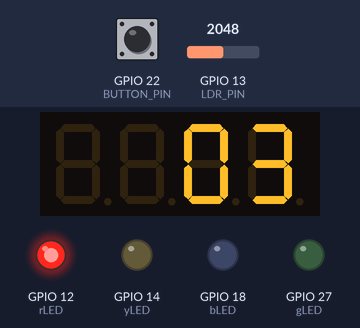
The program below on a simulated ESP32. On the bench: 4-digit seven-segment display, output pins drawn as LEDs (lit = HIGH). The test bench sets the inputs (shaded band); at power-on: GPIO 22 (BUTTON_PIN) HIGH, GPIO 13 (LDR_PIN) = 2048. What the program prints to the serial monitor is not drawn.

Above: at 1.6 s.
1.7 s: GPIO 22 (BUTTON_PIN) pulled LOW for 0.15 s
At 2.7 s:
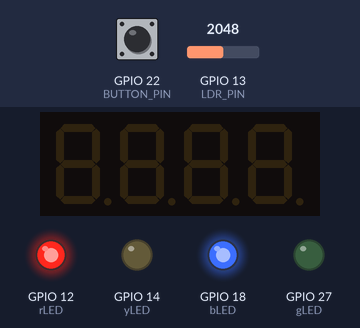
3.3 s: GPIO 22 (BUTTON_PIN) pulled LOW for 1 s
At 5.8 s:
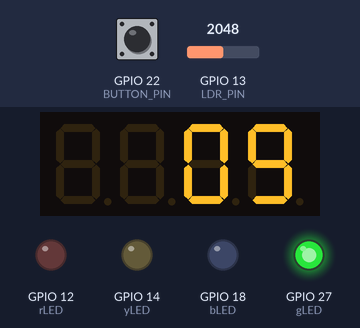
7.3 s: GPIO 13 (LDR_PIN) set to 554
10.3 s: GPIO 13 (LDR_PIN) set to 454
At 10.8 s:
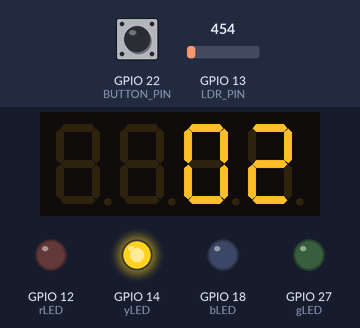
11.8 s: GPIO 22 (BUTTON_PIN) pulled LOW for 0.15 s
At 13.0 s:
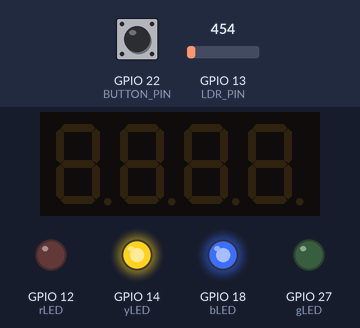
13.4 s: GPIO 22 (BUTTON_PIN) pulled LOW for 3.2 s
At 14.3 s:
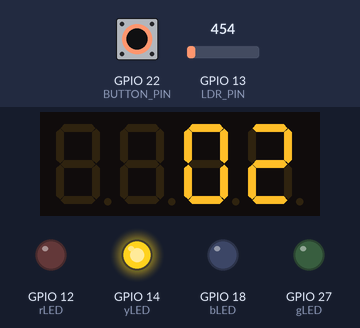
Timing chart, 0 to 20.6 s (numbered marks = the images above; inputs shaded):
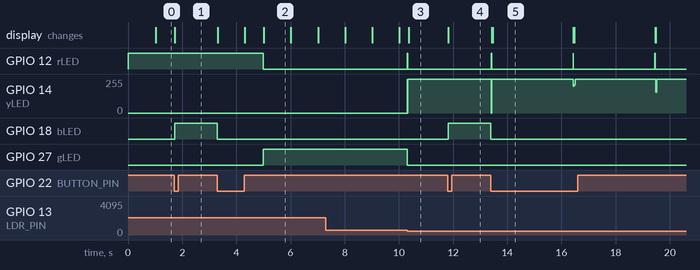

Measured:
- the behaviour switches between 500 and 499 on GPIO 13 (LDR_PIN) (found by bisection; images 2 and 3)
- after the input at 1.7 s, GPIO 18 (bLED): LOW → HIGH at once
- after the input at 3.3 s, GPIO 12 (rLED): HIGH → LOW after 1.7 s; GPIO 18 (bLED): HIGH → LOW at once; GPIO 27 (gLED): LOW → HIGH after 1.7 s; the display: first changes at once (image 2 shows a later state)
- after the input at 10.3 s, GPIO 12 (rLED): LOW → HIGH at once, → LOW 0.02 s later; GPIO 14 (yLED): 0/255 → 255/255 at once; GPIO 27 (gLED): HIGH → LOW at once; the display: changes after 0.06 s (image 3)
- after the input at 11.8 s, GPIO 12 (rLED): stays LOW (without the input it goes to HIGH after 1.5 s); GPIO 14 (yLED): stays 255/255 (without the input it goes to 199/255 after 1.5 s); GPIO 18 (bLED): LOW → HIGH at once; the display: changes at once (image 4)
- after the input at 13.4 s, GPIO 12 (rLED): alternates HIGH for 0.02 s and LOW for 3.0 s, starting at once; GPIO 18 (bLED): HIGH → LOW at once; the display: first changes at once (image 5 shows a later state)

The program:

main.cpp
```cpp
#include <Arduino.h>
#include <TM1637Display.h>

//Pin
#define rLED  12
#define yLED  14
#define gLED  27
#define bLED  18

#define CLK   5
#define DIO   21

//1000 ms = 1 seconds
#define rTIME  5000   //5 seconds
#define yTIME  3000
#define gTIME  10000

// Chân analog kết nối với LDR
#define LDR_PIN 13
// Chân kết nối với nút nhấn
#define BUTTON_PIN 22

ulong currentMiliseconds = 0;
ulong ledTimeStart = 0;
ulong nextTimeTotal = 0;
int currentLED = rLED;
int tmCounter = rTIME / 1000;
ulong counterTime = 0;

TM1637Display display(CLK, DIO);

bool ldrActivated = false;
bool systemActive = true; // Trạng thái hệ thống ban đầu là hoạt động
bool IsReady(ulong &ulTimer, uint32_t milisecond);
void NonBlocking_Traffic_Light_TM1637();
void checkLDRAndSwitchToYellow();
void checkButtonAndToggleSystem();
void setup() {
  // put your setup code here, to run once:
  // Khởi tạo giao tiếp serial với tốc độ baud 115200
  Serial.begin(115200);
  // Cấu hình các chân đèn LED làm ngõ ra
  pinMode(rLED, OUTPUT);
  pinMode(yLED, OUTPUT);
  pinMode(gLED, OUTPUT);
  pinMode(bLED, OUTPUT);

// Cấu hình nút nhấn là ngõ vào với điện trở kéo lên
  pinMode(BUTTON_PIN, INPUT_PULLUP);

  // Đặt trạng thái ban đầu của các đèn LED
  digitalWrite(yLED, LOW);
  digitalWrite(gLED, LOW);
  digitalWrite(rLED, HIGH);  // Bắt đầu với đèn LED đỏ bật
  digitalWrite(bLED, LOW); // Mặc định đèn xanh dương tắt

  currentLED = rLED;
  nextTimeTotal += rTIME;
  // Khởi tạo màn hình TM1637 với mức độ sáng 7 (độ sáng tối đa)
  display.setBrightness(7);

  // Hiển thị giá trị đếm ngược ban đầu trên màn hình
  tmCounter = (rTIME / 1000) - 1; // Thời gian đèn đỏ tính bằng giây trừ đi 1
  display.showNumberDec(tmCounter--, true, 2, 2);

  // In thông báo khởi động lên màn hình serial
  Serial.println("== START ==>");
  Serial.print("1. RED    => GREEN  ");
  Serial.print(nextTimeTotal / 1000);
  Serial.println(" (ms)");
}
void loop() {
  // put your main code here, to run repeatedly:
  checkButtonAndToggleSystem(); // Kiểm tra trạng thái nút nhấn và thay đổi trạng thái hệ thống nếu cần

  if (systemActive) { // Chỉ chạy các hàm khi hệ thống đang hoạt động
    currentMiliseconds = millis();
    checkLDRAndSwitchToYellow();
    NonBlocking_Traffic_Light_TM1637();
  }
}
void checkButtonAndToggleSystem() {
  static bool buttonPressed = false; // Trạng thái của nút nhấn (đã nhấn chưa)
  int buttonState = digitalRead(BUTTON_PIN); // Đọc trạng thái nút nhấn

  if (buttonState == LOW && !buttonPressed) { // Nút nhấn được nhấn xuống
    buttonPressed = true; // Đánh dấu đã nhấn nút
    systemActive = !systemActive; // Thay đổi trạng thái hệ thống (bật/tắt)

    if (!systemActive) { // Nếu hệ thống bị tắt
      display.clear(); // Tắt màn hình LED
      digitalWrite(bLED, HIGH); // Bật đèn xanh dương
      Serial.println("Hệ thống đã tắt.");
    } else {
      digitalWrite(bLED, LOW);// Tắt đèn xanh dương
      Serial.println("Hệ thống đã bật.");
    }
  } else if (buttonState == HIGH) { // Nút nhấn được nhả ra
    buttonPressed = false; // Đặt lại trạng thái nút nhấn
  }
}
void checkLDRAndSwitchToYellow() {
  int ldrValue = analogRead(LDR_PIN); // Đọc giá trị từ LDR
  Serial.print("LDR Value: "); Serial.println(ldrValue);

  if (ldrValue < 500) { // Nếu ánh sáng yếu (giá trị LDR thấp)
    // Chuyển ngay sang đèn vàng
    digitalWrite(currentLED, LOW); // Tắt đèn hiện tại
    digitalWrite(yLED, HIGH); // Bật đèn vàng
    currentLED = yLED;
    tmCounter = (yTIME / 1000) - 1; // Đặt lại bộ đếm ngược cho đèn vàng
    nextTimeTotal = currentMiliseconds + yTIME;
    counterTime = currentMiliseconds;
    display.showNumberDec(tmCounter--, true, 2, 2);
    Serial.println("Trời tối, chuyển sang đèn vàng.");
  }
}
bool IsReady(ulong &ulTimer, uint32_t milisecond)
{
  if (currentMiliseconds - ulTimer < milisecond) return false;
  ulTimer = currentMiliseconds;
  return true;
}
// void NonBlocking_Traffic_Light(){
//   switch (currentLED) {
//     case rLED: // Đèn đỏ: 5 giây
//       if (IsReady(ledTimeStart, rTIME)) {
//         digitalWrite(rLED, LOW);
//         digitalWrite(gLED, HIGH);
//         currentLED = gLED;
//         nextTimeTotal += gTIME;
//         Serial.print("2. GREEN\t => Next "); Serial.println(nextTimeTotal);
//       }
//       break;

//     case gLED: // Đèn xanh: 7 giây
//       if (IsReady(ledTimeStart,gTIME)) {
//         digitalWrite(gLED, LOW);
//         digitalWrite(yLED, HIGH);
//         currentLED = yLED;
//         nextTimeTotal += yTIME;
//         Serial.print("3. YELLOW\t => Next "); Serial.println(nextTimeTotal);
//       }
//       break;

//     case yLED: // Đèn vàng: 2 giây
//       if (IsReady(ledTimeStart,yTIME)) {
//         digitalWrite(yLED, LOW);
//         digitalWrite(rLED, HIGH);
//         currentLED = rLED;
//         nextTimeTotal += rTIME;
//         Serial.print("1. RED \t\t => Next "); Serial.println(nextTimeTotal);
//       }
//       break;
//   }
// }

void NonBlocking_Traffic_Light_TM1637(){
  bool bShowCounter = false;
  switch (currentLED) {
    case rLED: // Đèn đỏ: 5 giây
      if (IsReady(ledTimeStart, rTIME)) {
        digitalWrite(rLED, LOW);
        digitalWrite(gLED, HIGH);
        currentLED = gLED;
        nextTimeTotal += gTIME;
        tmCounter = (gTIME / 1000) - 1 ;
        bShowCounter = true;
        counterTime = currentMiliseconds;
        Serial.print("2. GREEN  => YELLOW "); Serial.print(nextTimeTotal/1000);Serial.println(" (ms)");
      }
      break;

    case gLED: // Đèn xanh: 7 giây
      if (IsReady(ledTimeStart,gTIME)) {
        digitalWrite(gLED, LOW);
        digitalWrite(yLED, HIGH);
        currentLED = yLED;
        nextTimeTotal += yTIME;
        tmCounter = (yTIME / 1000) - 1;
        bShowCounter = true;
        counterTime = currentMiliseconds;
        Serial.print("3. YELLOW => RED    "); Serial.print(nextTimeTotal/1000);Serial.println(" (ms)");
      }
      break;

    case yLED: // Đèn vàng: 2 giây
      if (IsReady(ledTimeStart,yTIME)) {
        digitalWrite(yLED, LOW);
        digitalWrite(rLED, HIGH);
        currentLED = rLED;
        nextTimeTotal += rTIME;
        tmCounter = (rTIME / 1000) - 1;
        bShowCounter = true;
        counterTime = currentMiliseconds;
        Serial.print("1. RED    => GREEN  "); Serial.print(nextTimeTotal/1000);Serial.println(" (ms)");
      }
      break;
  }
  if (!bShowCounter) bShowCounter = IsReady(counterTime, 1000);
  if (bShowCounter) {
    display.showNumberDec(tmCounter--, true, 2, 2);
  }
}
```
